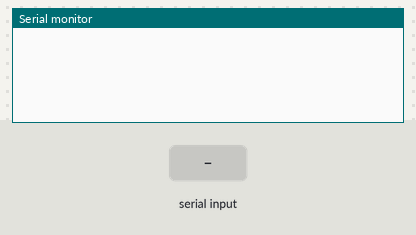
Bench run of a sketch on a simulated Arduino Uno, built with avr-gcc and run on an emulated ATmega328P. Shown: the last lines printed to the serial monitor. The test bench sets the inputs (shaded band).

Above: at 1.2 s.
1.3 s: "90,45\n" received over Serial
At 1.8 s:
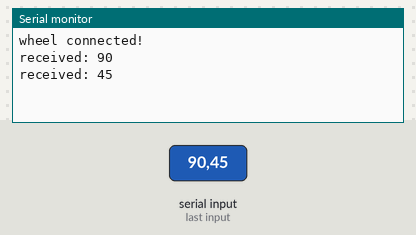
2.8 s: "30,150\n" received over Serial
At 3.7 s:
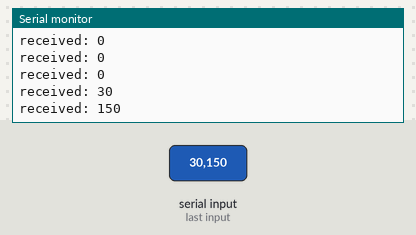
Timing chart, 0 to 5.8 s (numbered marks = the images above; inputs shaded):
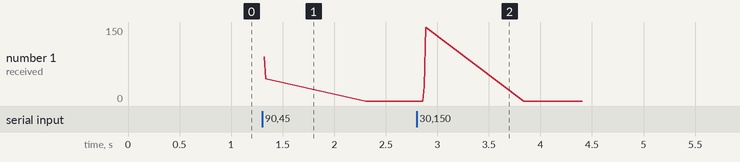

The sketch:

Test_connect.ino
```cpp
/*

Magnet Connector [RECIEVER} side.

*/


unsigned long millisSerial;        // milliseconds when Serial was received
bool bSerialActive = false;        // Serial data detected
bool bConnected = false;           // Serial connection (true or false based on timeout)
int wheelVal = 0;                  // value received from the wheel


void setup()
{
    Serial.begin(9600);
}

void loop()
{
    if (Serial.available() > 0)
    {
        wheelVal = Serial.parseInt();

        bSerialActive = true;
        millisSerial = millis();
    }

    if(!bConnected && bSerialActive)
    {
        bConnected = true;        // wheel connected..
        Serial.println("wheel connected!");
    }
    else if(bConnected && (millis() - millisSerial > 500))
    {
        bSerialActive = false;    // wheel disconnected..
        bConnected = false;
        Serial.println("wheel disconnected!");
    }

    if(bConnected)
    {
      Serial.print("received: ");
      Serial.println(wheelVal);
    }
}
```

Measured:
- after the input at 1.3 s, the serial monitor: prints a new line at once (image 1)
- after the input at 2.8 s, the serial monitor: prints a new line after 0.07 s (image 2)
